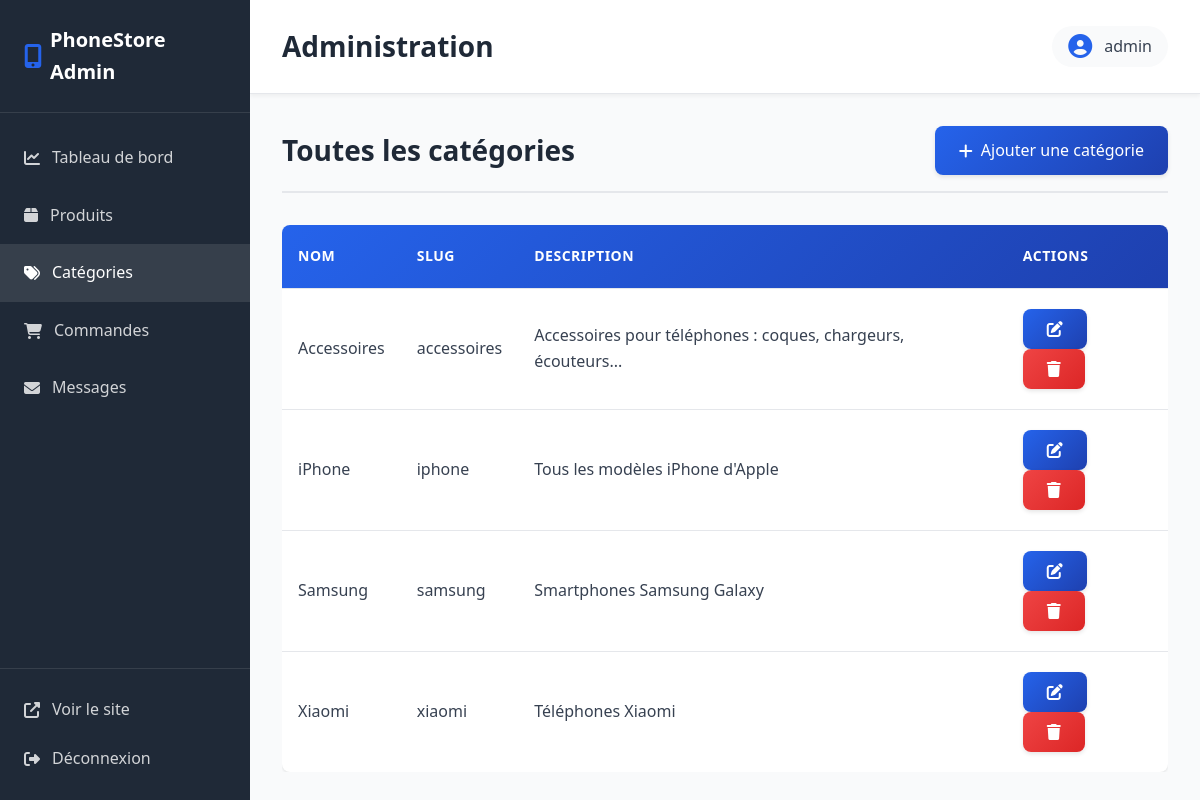
The app's page /admin/categories.php (signed in) with its own data.
### tables this page shows
CREATE TABLE IF NOT EXISTS categories (
    id INT AUTO_INCREMENT PRIMARY KEY,
    name VARCHAR(100) NOT NULL,
    slug VARCHAR(100) NOT NULL UNIQUE,
    description TEXT,
    created_at TIMESTAMP DEFAULT CURRENT_TIMESTAMP
);

### config/config.php (called while the page is built, shortened)
<?php
require_once __DIR__ . '/database.php';
function escape($string) {
    return htmlspecialchars($string, ENT_QUOTES, 'UTF-8');
}
function getAdminUser() {
    return $_SESSION[ADMIN_USER_KEY] ?? null;
}

### config/database.php (called while the page is built, shortened)
<?php
class Database {
    private static $instance = null;
    private $conn;
    private function __construct() {
        try {
            $dsn = "mysql:host=" . DB_HOST . ";dbname=" . DB_NAME . ";charset=" . DB_CHARSET;
            $options = [
                PDO::ATTR_ERRMODE => PDO::ERRMODE_EXCEPTION,
                PDO::ATTR_DEFAULT_FETCH_MODE => PDO::FETCH_ASSOC,
                PDO::ATTR_EMULATE_PREPARES => false,
            ];
            $this->conn = new PDO($dsn, DB_USER, DB_PASS, $options);
        } catch(PDOException $e) {
            die("Erreur de connexion : " . $e->getMessage());
        }
    }
    public static function getInstance() {
        if (self::$instance === null) {
            self::$instance = new self();
        }
        return self::$instance;
    }
    public function getConnection() {
        return $this->conn;
    }
}

### classes/Category.php (called while the page is built, shortened)
<?php
require_once __DIR__ . '/../config/database.php';
class Category {
    private $db;
    public function __construct() {
        $this->db = Database::getInstance()->getConnection();
    }
    public function getAll() {
        $stmt = $this->db->query("SELECT * FROM categories ORDER BY name");
        return $stmt->fetchAll();
    }
}

### admin/categories.php (the view, shortened to what this page needs)
<?php
require_once __DIR__ . '/../config/config.php';
require_once __DIR__ . '/../classes/Category.php';
require_once __DIR__ . '/includes/header.php';
$category = new Category();
$categories = $category->getAll();
?>
<div class="admin-page-header">
    <h2>Toutes les catégories</h2>
    <a href="category-edit.php" class="btn btn-primary">
        <i class="fas fa-plus"></i> Ajouter une catégorie
    </a>
</div>
<?php if (!empty($categories)): ?>
    <div class="table-responsive">
        <table class="data-table">
            <thead>
                <tr>
                    <th>Nom</th>
                    <th>Slug</th>
                    <th>Description</th>
                    <th>Actions</th>
                </tr>
            </thead>
            <tbody>
                <?php foreach ($categories as $cat): ?>
                    <tr>
                        <td><?php echo escape($cat['name']); ?></td>
                        <td><?php echo escape($cat['slug']); ?></td>
                        <td><?php echo escape($cat['description']); ?></td>
                        <td>
                            <a href="category-edit.php?id=<?php echo $cat['id']; ?>" class="btn btn-sm btn-primary">
                                <i class="fas fa-edit"></i>
                            </a>
                            <a href="?delete=<?php echo $cat['id']; ?>"
                               class="btn btn-sm btn-danger"
                               onclick="return confirm('Êtes-vous sûr de vouloir supprimer cette catégorie ?');">
                                <i class="fas fa-trash"></i>
                            </a>
                        </td>
                    </tr>
                <?php endforeach; ?>
            </tbody>
        </table>
    </div>
<?php else: ?>
    <p>Aucune catégorie pour le moment.</p>
<?php endif; ?>
<?php include 'includes/footer.php'; ?>

### admin/includes/header.php (shortened to what this page needs)
<?php
require_once __DIR__ . '/../../config/config.php';
$currentPage = basename($_SERVER['PHP_SELF']);
?>
<!DOCTYPE html>
<html lang="fr">
<head>
    <link rel="stylesheet" href="<?php echo BASE_URL; ?>assets/css/style.css">
    <link rel="stylesheet" href="<?php echo BASE_URL; ?>assets/css/admin.css">
    <link rel="stylesheet" href="https://cdnjs.cloudflare.com/ajax/libs/font-awesome/6.4.0/css/all.min.css">
</head>
<body class="admin-body">
    <div class="admin-layout">
        <aside class="admin-sidebar">
            <div class="sidebar-header">
                <i class="fas fa-mobile-alt"></i>
                <span>PhoneStore Admin</span>
            </div>
            <nav class="sidebar-nav">
                <a href="<?php echo BASE_URL; ?>admin/index.php" class="<?php echo $currentPage === 'index.php' ? 'active' : ''; ?>">
                    <i class="fas fa-chart-line"></i> Tableau de bord
                </a>
                <a href="<?php echo BASE_URL; ?>admin/products.php" class="<?php echo $currentPage === 'products.php' ? 'active' : ''; ?>">
                    <i class="fas fa-box"></i> Produits
                </a>
                <a href="<?php echo BASE_URL; ?>admin/categories.php" class="<?php echo $currentPage === 'categories.php' ? 'active' : ''; ?>">
                    <i class="fas fa-tags"></i> Catégories
                </a>
                <a href="<?php echo BASE_URL; ?>admin/orders.php" class="<?php echo $currentPage === 'orders.php' ? 'active' : ''; ?>">
                    <i class="fas fa-shopping-cart"></i> Commandes
                </a>
                <a href="<?php echo BASE_URL; ?>admin/messages.php" class="<?php echo $currentPage === 'messages.php' ? 'active' : ''; ?>">
                    <i class="fas fa-envelope"></i> Messages
                </a>
            </nav>
            <div class="sidebar-footer">
                <a href="<?php echo BASE_URL; ?>" target="_blank">
                    <i class="fas fa-external-link-alt"></i> Voir le site
                </a>
                <a href="<?php echo BASE_URL; ?>admin/logout.php">
                    <i class="fas fa-sign-out-alt"></i> Déconnexion
                </a>
            </div>
        </aside>
        <main class="admin-main">
            <header class="admin-header">
                <h1><?php echo isset($pageTitle) ? escape($pageTitle) : 'Administration'; ?></h1>
                <div class="admin-user">
                    <i class="fas fa-user-circle"></i>
                    <span><?php
                        $adminUser = getAdminUser();
                        echo $adminUser ? escape($adminUser['username']) : 'Admin';
                    ?></span>
                </div>
            </header>
            <div class="admin-content">

### admin/includes/footer.php (shortened to what this page needs)
            </div>
        </main>
    </div>
</body>
</html>

### assets/css/style.css (style rules this page uses)
* { margin: 0; padding: 0; box-sizing: border-box; }
:root { --primary-color: #2563eb; --primary-dark: #1e40af; --secondary-color: #10b981; --danger-color: #ef4444; --warning-color: #f59e0b; --dark-color: #1f2937; --light-color: #f9fafb; --text-color: #374151; --text-light: #6b7280; --border-color: #e5e7eb; --shadow: 0 1px 3px rgba(0, 0, 0, 0.1); --shadow-md: 0 4px 6px rgba(0, 0, 0, 0.1); --shadow-lg: 0 10px 15px rgba(0, 0, 0, 0.1); --transition: all 0.3s ease; }
body { font-family: 'Segoe UI', Tahoma, Geneva, Verdana, sans-serif; color: var(--text-color); line-height: 1.6; background-color: var(--light-color); }
.btn { display: inline-flex; align-items: center; justify-content: center; gap: 0.5rem; padding: 0.875rem 1.75rem; border-radius: 0.5rem; text-decoration: none; font-weight: 600; transition: all 0.3s cubic-bezier(0.4, 0, 0.2, 1); border: none; cursor: pointer; font-size: 1rem; box-shadow: 0 2px 8px rgba(0, 0, 0, 0.1); position: relative; overflow: hidden; }
.btn::before { content: ''; position: absolute; top: 50%; left: 50%; width: 0; height: 0; border-radius: 50%; background: rgba(255, 255, 255, 0.2); transform: translate(-50%, -50%); transition: width 0.6s, height 0.6s; }
.btn-primary { background: linear-gradient(135deg, var(--primary-color) 0%, var(--primary-dark) 100%); color: white; }

### records on screen
categories: name "Accessoires", slug "accessoires", description "Accessoires pour téléphones : coques, chargeurs, écouteurs..."
categories: name "iPhone", slug "iphone", description "Tous les modèles iPhone d'Apple"
categories: name "Samsung", slug "samsung", description "Smartphones Samsung Galaxy"
categories: name "Xiaomi", slug "xiaomi", description "Téléphones Xiaomi"

### other values on screen
$adminUser['username'] "admin"
